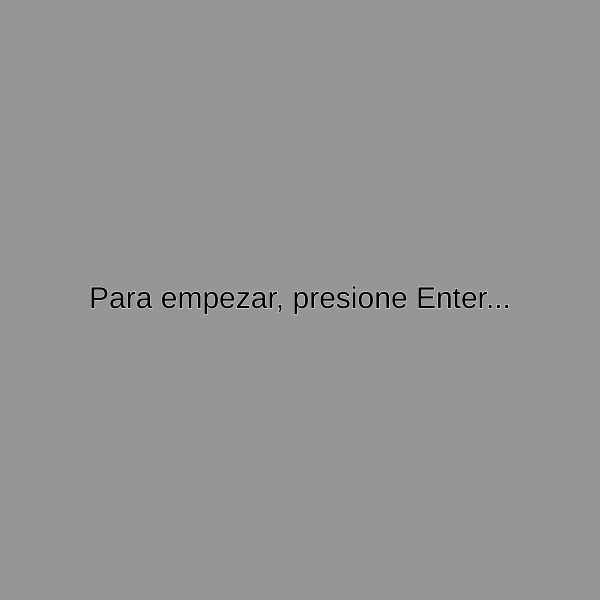
Frame 1 (no input)
Frame 60 (no input): identical to frame 1, image omitted
Frame 120 (the mouse pressed at the canvas centre since frame 60): identical to frame 1, image omitted

The p5.js sketch that drew this single still picture (run headless with seeded random() and noise() and a simulated clock; from frame 60 on, the mouse is pressed at the canvas centre):

// p5.js sketch
// ── sketch.js
let ArregloCuadros = [];
let w, h; //anchos y altos de cada cuadro
//matriz
let n = 9;
let m = 9;
let gameState = 'menu'


function llenarListaCuadros(){
    let lista = []
    for (let fila = 0; fila < m; fila++) {
        for (let columna = 0; columna < n; columna++) {
            let posX = columna * w;
            let posY = fila * h;
            let cuadro = new Cuadro(posX, posY, fila, columna) 
            lista.push(cuadro);
        }
    }
    return lista;
}

function reiniciarCuadros(){
    ArregloCuadros = []
    ArregloCuadros = llenarListaCuadros()  // retorna un arreglo con objetos Cuadro
    dibujarLineas();  // GRID
    for (let _ of ArregloCuadros){
        _.asignarValor(ArregloCuadros);  // El valor se asigna después ya que necesitan estar todas las bombas creadas
    }
}

function setup() {
    createCanvas(600, 600);
    button = createButton("Reiniciar");
    button.mousePressed(reiniciarCuadros);
    w = width / n; // ancho que tendrá cada cuadro
    h = height / m;  // altura de cada cuadro
    reiniciarCuadros()
}


function draw() {

    if (gameState == 'menu') {
        background(150);
        textSize(30);
        textAlign(CENTER, CENTER)
        text("Para empezar, presione Enter...", width / 2, height / 2);
    }
    else if (gameState == 'play') {
        for (let _ of ArregloCuadros) {
            _.dibujar();
        }
    }
    else if (gameState == 'gameOver') {
        textSize(30);
        textAlign(CENTER, CENTER)
        text("GameOver, presione Enter...", width / 2, height / 2);
    }

}


// ── Cuadro.js
class Cuadro {
    n = 9;
    m = 9;
    constructor(posX, posY, fila, columna) {
        this.x = posX;
        this.y = posY;
        this.fila = fila;
        this.columna = columna;
        this.valor = 0;
        this.bomba = false;
        this.clickeado = false;
        this.color = 100;
        this.vecinos = [];
        this.asignarVecinos();
        this.generarBomba();
    }

    asignarVecinos(){
        this.vecinos = [];  //limpia la lista de vecinos
        //Vecinos de los Bordes
        if (this.fila == 0) {  // PRIMERA FILA
    
            if (this.columna == 0) {  //ESQUNA SUPERIOR IZQUIERDA
                this.vecinos.push(1);
                this.vecinos.push((this.columna + 1) * n);
                this.vecinos.push((this.columna + 1) * n + 1);
            }
    
            else if (this.columna == m - 1) {  //ESQUNA SUPERIOR DERECHA
                this.vecinos.push(n - 2);
                this.vecinos.push(2 * n - 2);
                this.vecinos.push(2 * n - 1);
            }
    
            else if (this.columna > 0 && this.columna < m - 1) {  //BORDE SUPERIOR
                this.vecinos.push(this.columna - 1);
                this.vecinos.push(this.columna + 1);
                this.vecinos.push(this.columna + n - 1);
                this.vecinos.push(this.columna + n);
                this.vecinos.push(this.columna + n + 1);
            }
    
        } else if (this.fila == n - 1) { //ULTIMA FILA
    
            if (this.columna == 0) {
                this.vecinos.push((n - 2) * m);
                this.vecinos.push((n - 2) * m + 1);
                this.vecinos.push((n - 1) * m + 1);
            }
    
            else if (this.columna == m - 1) {  //ESQUINA INFERIOR DERECHA
                this.vecinos.push((n - 1) * m - 2);
                this.vecinos.push((n - 1) * m - 1);
                this.vecinos.push(n * m - 2);
            }
    
            else if (this.columna > 0 && this.columna < m - 1) {  //BORDE INFERIOR
                let indice = this.fila * m + this.columna;
                this.vecinos.push(indice - m - 1);
                this.vecinos.push(indice - m);
                this.vecinos.push(indice - m + 1);
                this.vecinos.push(indice - 1);
                this.vecinos.push(indice + 1);
            }
    
        } else if (this.fila > 0 && this.fila < n - 1) {  //EN MEDIO
            if (this.columna == 0) {  //BORDE IZQUIERDO
    
                let indice = this.fila * m;
                this.vecinos.push(indice - m);
                this.vecinos.push(indice - m + 1);
                this.vecinos.push(indice + 1);
                this.vecinos.push(indice + m);
                this.vecinos.push(indice + m + 1);

            } else if (this.columna == m - 1) {  //BORDE DERECHO
    
                let indice = this.fila * m + this.columna;
                this.vecinos.push(indice - m - 1);
                this.vecinos.push(indice - m);
                this.vecinos.push(indice - 1);
                this.vecinos.push(indice + m - 1);
                this.vecinos.push(indice + m);
            }
            else if (this.fila > 0 && this.fila < n - 1) {  //TODO LO INTERIOR (EL MÁS GENERAL)
    
                let indice = this.columna + this.fila * m;
                this.vecinos.push(indice - m - 1);
                this.vecinos.push(indice - m);
                this.vecinos.push(indice - m + 1);
                this.vecinos.push(indice - 1);
                this.vecinos.push(indice + 1);
                this.vecinos.push(indice + m - 1);
                this.vecinos.push(indice + m);
                this.vecinos.push(indice + m + 1);
            }
        }
    }

    generarBomba(){
        let i = Math.floor(Math.random() * 100);
        if (i<10){ // ASIGNAR BOMBAS CON UN 20 PORCIENTO DE PROBABILIDAD
            this.bomba = true;
        }
    }

    dibujar() {
        fill(this.color);
        strokeWeight(2)
        rect(this.x, this.y, w, h);
        textSize(40);
        textAlign(CENTER);  // Centra texto
        if (this.clickeado && this.valor > 0 && !this.bomba) {
            fill(0);
            text(this.valor, this.x + w / 2, this.y + height / 13);
        }
    }
    
    asignarValor(lista){
        for (let vecino of this.vecinos){
            if(lista[vecino].bomba){  // verifica si uno de los cuadros vecinos tiene una bomba
                this.valor += 1;
            }
        }
    }

    
}


// ── funciones copy.js
//Funciones recopiladas en un archivo para facilidad de lectura
function generarBombas() {
    let c = 0;

    while (c < 20) {
        let i = Math.floor(Math.random() * n * m);
        if (!ArregloCuadros[i].bomba) {
            ArregloCuadros[i].bomba = true;
            c++;
        }
    }
}


function hoover(cuadro) {
    if (cuadro.x < mouseX && cuadro.y < mouseY && mouseX < cuadro.x + w && mouseY < cuadro.y + h) {
        return true;
    }
    return false;
}



function dibujarLineas() {
    stroke(255);
    for (let i = 0; i < n; i++) {
        line(i * w, 0, i * w, height);
    }
    for (let j = 0; j < m; j++) {
        line(0, j * h, width, j * h);
    }
}

//funciones llamadas siempre por P5
function mouseClicked() {

    // SI EL ESTADO ES PLAY
    if (gameState == 'play') {

        // RECORRE LOS CUADROS
        for (let cuadro of ArregloCuadros) {
            if (hoover(cuadro)) {

                if (!cuadro.clickeado) {
                    //Deja inutilizable el boton
                    cuadro.clickeado = true;

                    if (cuadro.bomba) {
                        cuadro.color = [255, 0, 150];
                        //gameState = 'gameOver';
                        return true;
                    }

                    cuadro.color = [0, 250, 150];
                    return true;
                }
                return false;
            }
        }
    }
    else {
        gameState = 'play';
    }

}

function keyPressed() {
    if (gameState == 'menu') {
        if (keyCode === ENTER) {
            gameState = 'play';
        }
    } else if (gameState == 'play') {
        if (keyCode === ESCAPE) {
            gameState = 'menu';
        }
    }
    return false
}



// ── funciones.js
//Funciones recopiladas en un archivo para facilidad de lectura
function hoover(cuadro) {
    if (cuadro.x < mouseX && cuadro.y < mouseY && mouseX < cuadro.x + w && mouseY < cuadro.y + h) {
        return true;
    }
    return false;
}

function dibujarLineas() {
    stroke(255);
    for (let i = 0; i < n; i++) {
        line(i * w, 0, i * w, height);
    }
    for (let j = 0; j < m; j++) {
        line(0, j * h, width, j * h);
    }
}

//funciones llamadas siempre por P5
function mouseClicked() {

    // SI EL ESTADO ES PLAY
    if (gameState == 'play') {

        // RECORRE LOS CUADROS
        for (let cuadro of ArregloCuadros) {
            if (hoover(cuadro)) {

                if (!cuadro.clickeado) {
                    //Deja inutilizable el boton
                    cuadro.clickeado = true;
                    if (cuadro.valor == 0){
                        buscarVaciosColindantes(cuadro,ArregloCuadros);
                        print(cuadro.vecinos)
                     }
                    if (cuadro.bomba) {
                        cuadro.color = [255, 0, 150];
                        //gameState = 'gameOver';
                        return true;
                    }

                    cuadro.color = [0, 250, 150];
                    return true;
                }
                return false;
            }
        }
    }
    else {
        gameState = 'play';
    }

}


function buscarVaciosColindantes(cuadro, ArregloCuadros){
    let lista = [];
    let indice = cuadro.columna + cuadro.fila * m;
    if (cuadro.valor == 0){
        if (cuadro.columna == 0){  //PRIMERA COLUMNA

            if (ArregloCuadros[indice+1].valor == 0){  // COLUMNA DERECHA
                lista.push(ArregloCuadros[indice+1]);
            }
            if (cuadro.fila > 0){
                if (ArregloCuadros[indice-m].valor == 0){ // FILA SUPERIOR
                    lista.push(ArregloCuadros[indice-m]);
                }
            }
            if (cuadro.fila < n-1){
                if (ArregloCuadros[indice+m].valor == 0){ // FILA INFERIOR
                    lista.push(ArregloCuadros[indice+m]);
                }
            }
            
        }else if (cuadro.columna == m-1){  //ULTIMA COLUMNA
            if (ArregloCuadros[indice-1].valor == 0){  // COLUMNA DERECHA
                print("derecha")
                ArregloCuadros[indice-1].clickeado = true;
                ArregloCuadros[indice-1].color = [0, 250, 150];
                lista.push(ArregloCuadros[indice-1]);
            }
            if (cuadro.fila > 0){
                if (ArregloCuadros[indice-m].valor == 0){ // FILA SUPERIOR
                    print("arriba");
                    ArregloCuadros[indice-m].clickeado = true;
                    ArregloCuadros[indice-m].color = [0, 250, 150];
                    lista.push(ArregloCuadros[indice-m]);
                }
            }
            if (cuadro.fila < n-1){
                if (ArregloCuadros[indice+m].valor == 0){ // FILA SUPERIOR
                    print("abajo");
                    ArregloCuadros[indice+m].clickeado = true;
                    ArregloCuadros[indice+m].color = [0, 250, 150];
                    lista.push(ArregloCuadros[indice+m]);
                }
            }
        }
        else if (cuadro.columna > 0 && cuadro.columna < m-1){
            if(cuadro.fila == 0){
                if (ArregloCuadros[indice-1].valor == 0){  // COLUMNA IZQUIERDA
                    if(!ArregloCuadros[indice-1].clickeado){
                        print("izquierda")
                        lista.push(ArregloCuadros[indice-1]);
                    }
                }
                if (ArregloCuadros[indice+1].valor == 0){  // COLUMNA IZQUIERDA
                    if(!ArregloCuadros[indice+1].clickeado){
                        print("derecha")
                        lista.push(ArregloCuadros[indice+1]);
                    }
                }
                if (ArregloCuadros[indice+m].valor == 0){  // COLUMNA IZQUIERDA
                    if(!ArregloCuadros[indice+m].clickeado){
                        print("abajo")
                        lista.push(ArregloCuadros[indice+m]);
                    }
                }
            }
            if(cuadro.fila == m-1){
                if (ArregloCuadros[indice-1].valor == 0){  // COLUMNA IZQUIERDA
                    if(!ArregloCuadros[indice-1].clickeado){
                        print("izquierda")
                        lista.push(ArregloCuadros[indice-1]);
                    }
                }
                if (ArregloCuadros[indice+1].valor == 0){  // COLUMNA IZQUIERDA
                    if(!ArregloCuadros[indice+1].clickeado){
                        print("derecha")
                        lista.push(ArregloCuadros[indice+1]);
                    }
                }
                if (ArregloCuadros[indice-m].valor == 0){  // COLUMNA IZQUIERDA
                    if(!ArregloCuadros[indice-m].clickeado){
                        print("arriba")
                        lista.push(ArregloCuadros[indice-m]);
                    }
                }
            }
            if (cuadro.fila >0 && cuadro.fila < n-1){
                if (ArregloCuadros[indice-1].valor == 0){  // COLUMNA IZQUIERDA
                    if(!ArregloCuadros[indice-1].clickeado){
                        print("izquierda")
                        lista.push(ArregloCuadros[indice-1]);
                    }
                    
                }
                if (ArregloCuadros[indice+1].valor == 0){  // COLUMNA DERECHA
                    if(!ArregloCuadros[indice+1].clickeado){
                        print("derecha")
                        lista.push(ArregloCuadros[indice+1]);
                    }
                }
                if (ArregloCuadros[indice-m].valor == 0){ // FILA SUPERIOR
                    if(!ArregloCuadros[indice - m].clickeado){
                        print("arriba")
                        lista.push(ArregloCuadros[indice-m]);
                    }
                }
                if (ArregloCuadros[indice+m].valor == 0){ // FILA SUPERIOR
                    if(!ArregloCuadros[indice + m].clickeado){
                        print("abajo");
                        lista.push(ArregloCuadros[indice+m]);
                    }
                } 
            }

            let listaVacios = [...lista];
            
            for(let i=listaVacios.length-1; i>=0; i--){
                listaVacios[i].clickeado = true;
                listaVacios[i].color = [0, 250, 150];
                listaVacios.splice(i,1);
            }
            print(lista)
            for (let l of lista){
                listaVacios = buscarVaciosColindantes(l, ArregloCuadros);
            }
            return listaVacios;
        }
        
    }
}


function keyPressed() {
    if (gameState == 'menu') {
        if (keyCode === ENTER) {
            gameState = 'play';
        }
    } else if (gameState == 'play') {
        if (keyCode === ESCAPE) {
            gameState = 'menu';
        }
    }
    return false
}
